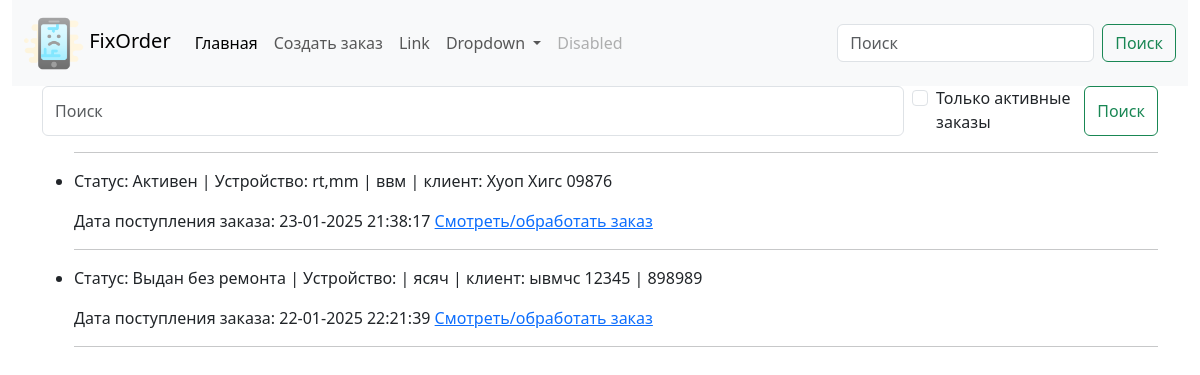
The app's page /, older data.
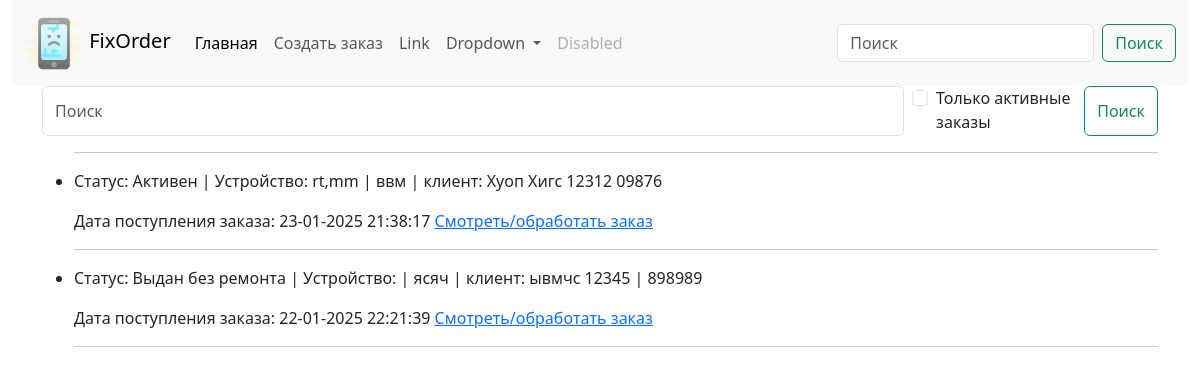
The same page, newer data.
### fixorder/models.py (models this page shows, shortened)
class Order(models.Model):
    client_name = models.CharField(max_length=255, unique=True, db_index=True, verbose_name='ФИО клиента')
    client_phone = models.CharField(max_length=20, db_index=True, verbose_name='Контактный номер')
    client_telegram = models.CharField(max_length=40, blank=True, null=True, verbose_name='Telegram клиента')
    client_viber = models.CharField(max_length=20, blank=True, null=True, verbose_name='Viber клиента')
    client_whatsapp = models.CharField(max_length=20, blank=True, null=True, verbose_name='Whattsapp клиента')
    time_create = models.DateTimeField(auto_now_add=True)
    time_update = models.DateTimeField(auto_now=True)
    time_demand = models.DateField(blank=True, null=True, verbose_name='Срок ремонта')
    time_away = models.DateTimeField(null=True, blank=True, verbose_name='Дата выдачи')
    device = models.CharField(max_length=255, verbose_name='Устройство')
    defect = models.TextField(max_length=400, verbose_name='Неисправность')
    device_password = models.CharField(max_length=50, blank=True, null=True, verbose_name='Пароль')
    device_exterior = models.TextField(max_length=400, blank=True, null=True, verbose_name='Внешний вид')
    initial_price = models.CharField(max_length=10, blank=True, null=True, verbose_name='Ориентировочная стоимость ремонта')
    prepaid = models.FloatField(max_length=10, blank=True, null=True, verbose_name='Предоплата')
    notes = models.TextField(max_length=500, blank=True, null=True, verbose_name='Заметки')
    total_price = models.DecimalField(max_digits=10, decimal_places=2, blank=True, default=0, verbose_name='Итоговая стоимость')
    work = models.CharField(max_length=255, blank=True, null=True, verbose_name='Выполненная работа')
    work_price = models.DecimalField(max_digits=10, decimal_places=2, blank=True, null=True, verbose_name='Цена')
    work_warranty = models.FloatField(max_length=2, blank=True, null=True)
    work1 = models.CharField(max_length=255, blank=True, null=True, verbose_name='Выполненная работа')
    work_price1 = models.DecimalField(max_digits=10, decimal_places=2, blank=True, null=True, verbose_name='Цена')
    work_warranty1 = models.FloatField(max_length=2, blank=True, null=True, verbose_name='Гарантия')
    work2 = models.CharField(max_length=255, blank=True, null=True, verbose_name='Выполненная работа')
    work_price2 = models.DecimalField(max_digits=10, decimal_places=2, blank=True, null=True, verbose_name='Цена')
    work_warranty2 = models.FloatField(max_length=2, blank=True, null=True, verbose_name='Гарантия')
    work3 = models.CharField(max_length=255, blank=True, null=True, verbose_name='Выполненная работа')
    work_price3 = models.DecimalField(max_digits=10, decimal_places=2, blank=True, null=True, verbose_name='Цена')
    work_warranty3 = models.FloatField(max_length=2, blank=True, null=True, verbose_name='Гарантия')
    work4 = models.CharField(max_length=255, blank=True, null=True, verbose_name='Выполненная работа')
    work_price4 = models.DecimalField(max_digits=10, decimal_places=2, blank=True, null=True, verbose_name='Цена')
    work_warranty4 = models.FloatField(max_length=2, blank=True, null=True, verbose_name='Гарантия')
    work5 = models.CharField(max_length=255, blank=True, null=True, verbose_name='Выполненная работа')
    work_price5 = models.DecimalField(max_digits=10, decimal_places=2, blank=True, null=True, verbose_name='Цена')
    work_warranty5 = models.FloatField(max_length=2, blank=True, null=True, verbose_name='Гарантия')
    work6 = models.CharField(max_length=255, blank=True, null=True, verbose_name='Выполненная работа')
    work_price6 = models.DecimalField(max_digits=10, decimal_places=2, blank=True, null=True, verbose_name='Цена')
    work_warranty6 = models.FloatField(max_length=2, blank=True, null=True, verbose_name='Гарантия')
    status = models.ForeignKey(OrderStatus, on_delete=models.DO_NOTHING, default = 4, related_name='related_order', verbose_name='Статус ремонта')
    class Meta:
        verbose_name = 'Заказы'
        verbose_name_plural = 'Заказы'
        ordering = ['-time_create']
        indexes = [models.Index(fields=['-time_create'])
                   ]
    def get_absolute_url(self):
        return reverse('order', kwargs={'pk': self.pk})

class OrderStatus(models.Model):
    status = models.CharField(max_length=100, unique=True, db_index=True, verbose_name='Статус заказа')
    def __str__(self):
        return self.status

### fixorder/views.py (the view)
# urls.py: path('', views.Show_orderlist.as_view(), name='orderlist'),
class Show_orderlist(ListView):
    model = Order
    template_name = 'fixorder/orderlist.html'
    context_object_name = 'my_orders'
    paginate_by = 15
    extra_context = {'title': 'Главная страница', 'header': 'Ваши заказы'}
    def get_queryset(self):
        query = self.request.GET.get('q')
        checky = self.request.GET.get('cb')
        if not checky:
            if query:
                return Order.objects.filter(
                    Q(client_phone__iregex=query) | Q(device__iregex=query) | Q(client_name__iregex=query) | Q(
                        client_telegram__iregex=query))  # для PosgreSQL можно использовать __icontains
            return super().get_queryset()
        else:
            return Order.objects.filter(status__status='Активен').filter(
                    Q(client_phone__iregex=query) | Q(device__iregex=query) | Q(client_name__iregex=query) | Q(
                        client_telegram__iregex=query))

### fixorder/templates/fixorder/orderlist.html (shortened to what this page needs)
{% extends 'fixorder/base.html' %}
{% block content %}
      <form class="d-flex" role="search" method='GET'>
        <input class="form-control me-2" type="search" placeholder="Поиск" aria-label="Search" name='q' value='{{ request.GET.q }}'>
          <br>
          <div class="form-check">
            <input class="form-check-input" type="checkbox" name='cb' value="1" id="flexCheckDefault"  {% if request.GET.cb %} checked {% endif %}>
            <label class="form-check-label" for="flexCheckDefault">
            Только активные заказы
            </label>
            </div>
          <button class="btn btn-outline-success" type="submit">Поиск</button>
      </form>
<ul>
     <hr>
	{% for myo in my_orders %}
    		<li><div class="article-panel">
	<p>Статус: {{myo.status}} | Устройство: {{myo.device}} | {{myo.defect}} | клиент: {{myo.client_name}} {{myo.client_phone}}
        {% if myo.initial_price %}
                   | {{myo.initial_price}}
				{% endif %}
        </p>
	<p>Дата поступления заказа: {{myo.time_create|date:"d-m-Y H:i:s"}} <a href="{{ myo.get_absolute_url }}">Смотреть/обработать заказ</a></p>
    </div>
 <hr>
	{% endfor %}
</ul>
{% endblock %}

Row changes from the older to the newer data that the page shows:
changed Order "rt,mm": client_name "Хуоп Хигс" → "Хуоп Хигс 12312"
